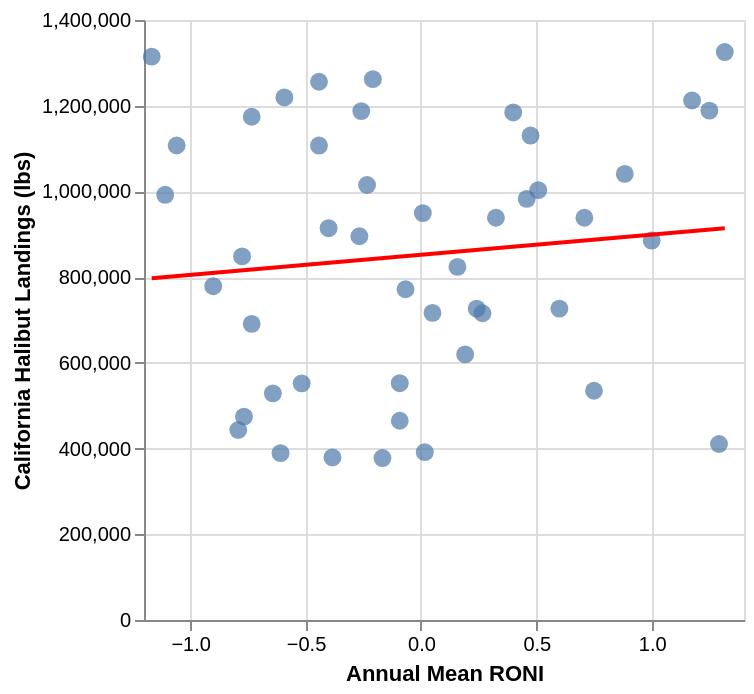

Notebook source saved alongside this figure:
### Markdown cell above
Is there an observable relationship between annual climate conditions (RONI) and annual California halibut landings when no lag is applied?

The scatterplot shows no obvious linear relationship between annual mean RONI and California halibut landings. Years with both high and low landings occur across nearly the full range of RONI values, suggesting that climate conditions alone do not explain annual fishery production.

California halibut require several years to grow before recruiting to the commercial fishery. Therefore, climate conditions during the landing year may not reflect the environmental conditions experienced by the fish entering the fishery. This observation motivates exploration of lagged climate relationships.

### Code cell
points = alt.Chart(halibut_climate).mark_circle(size=80).encode(
    x=alt.X("Annual_RONI:Q", title="Annual Mean RONI"),
    y=alt.Y("Pounds:Q", title="California Halibut Landings (lbs)"),
    tooltip=["Year", "Annual_RONI", "Pounds"]
)

trend = (
    alt.Chart(halibut_climate)
    .transform_regression("Annual_RONI", "Pounds")
    .mark_line(color="red")
    .encode(
        x="Annual_RONI:Q",
        y="Pounds:Q"
    )
)

points + trend

### Figure 1 — Vega-Lite specification as saved in the notebook (floating-point values rounded to 4 significant figures)
{"config": {"view": {"continuousWidth": 300, "continuousHeight": 300}}, "layer": [{"mark": {"type": "circle", "size": 80}, "encoding": {"tooltip": [{"field": "Year", "type": "quantitative"}, {"field": "Annual_RONI", "type": "quantitative"}, {"field": "Pounds", "type": "quantitative"}], "x": {"field": "Annual_RONI", "title": "Annual Mean RONI", "type": "quantitative"}, "y": {"field": "Pounds", "title": "California Halibut Landings (lbs)", "type": "quantitative"}}}, {"mark": {"type": "line", "color": "red"}, "encoding": {"x": {"field": "Annual_RONI", "type": "quantitative"}, "y": {"field": "Pounds", "type": "quantitative"}}, "transform": [{"on": "Annual_RONI", "regression": "Pounds"}]}], "data": {"name": "data-2488f9793a4c3dc810201e9173ba5ee3"}, "$schema": "https://vega.github.io/schema/vega-lite/v6.4.1.json", "datasets": {"data-2488f9793a4c3dc810201e9173ba5ee3": [{"Year": 1980, "Pounds": 726600.0, "Value": 1001000.0, "Annual_RONI": 0.2417}, {"Year": 1981, "Pounds": 1262000.0, "Value": 1874000.0, "Annual_RONI": -0.2083}, {"Year": 1982, "Pounds": 1212000.0, "Value": 1746000.0, "Annual_RONI": 1.175}, {"Year": 1983, "Pounds": 1130000.0, "Value": 1612000.0, "Annual_RONI": 0.475}, {"Year": 1984, "Pounds": 1107000.0, "Value": 1856000.0, "Annual_RONI": -0.4417}, {"Year": 1985, "Pounds": 1256000.0, "Value": 2222000.0, "Annual_RONI": -0.4417}, {"Year": 1986, "Pounds": 1184000.0, "Value": 2295000.0, "Annual_RONI": 0.4}, {"Year": 1987, "Pounds": 1189000.0, "Value": 2522000.0, "Annual_RONI": 1.25}, {"Year": 1988, "Pounds": 1107000.0, "Value": 2375000.0, "Annual_RONI": -1.058}, {"Year": 1989, "Pounds": 1219000.0, "Value": 2642000.0, "Annual_RONI": -0.5917}, {"Year": 1990, "Pounds": 938600.0, "Value": 2122000.0, "Annual_RONI": 0.325}, {"Year": 1991, "Pounds": 1041000.0, "Value": 2466000.0, "Annual_RONI": 0.8833}, {"Year": 1992, "Pounds": 885300.0, "Value": 2067000.0, "Annual_RONI": 1.0}, {"Year": 1993, "Pounds": 726600.0, "Value": 1749000.0, "Annual_RONI": 0.6}, {"Year": 1994, "Pounds": 535000.0, "Value": 1437000.0, "Annual_RONI": 0.75}, {"Year": 1995, "Pounds": 771600.0, "Value": 2110000.0, "Annual_RONI": -0.06667}, {"Year": 1996, "Pounds": 914200.0, "Value": 2428000.0, "Annual_RONI": -0.4}, {"Year": 1997, "Pounds": 1325000.0, "Value": 3263000.0, "Annual_RONI": 1.317}, {"Year": 1998, "Pounds": 1188000.0, "Value": 2751000.0, "Annual_RONI": -0.2583}, {"Year": 1999, "Pounds": 1315000.0, "Value": 3278000.0, "Annual_RONI": -1.167}, {"Year": 2000, "Pounds": 848400.0, "Value": 2446000.0, "Annual_RONI": -0.775}, {"Year": 2001, "Pounds": 895300.0, "Value": 2689000.0, "Annual_RONI": -0.2667}, {"Year": 2002, "Pounds": 938600.0, "Value": 2840000.0, "Annual_RONI": 0.7083}, {"Year": 2003, "Pounds": 824000.0, "Value": 2504000.0, "Annual_RONI": 0.1583}, {"Year": 2004, "Pounds": 1003000.0, "Value": 3114000.0, "Annual_RONI": 0.5083}, {"Year": 2005, "Pounds": 949500.0, "Value": 2983000.0, "Annual_RONI": 0.008333}, {"Year": 2006, "Pounds": 716700.0, "Value": 2718000.0, "Annual_RONI": 0.05}, {"Year": 2007, "Pounds": 389300.0, "Value": 1841000.0, "Annual_RONI": -0.6083}, {"Year": 2008, "Pounds": 474500.0, "Value": 2298000.0, "Annual_RONI": -0.7667}, {"Year": 2009, "Pounds": 619700.0, "Value": 2582000.0, "Annual_RONI": 0.1917}, {"Year": 2010, "Pounds": 528900.0, "Value": 2351000.0, "Annual_RONI": -0.6417}, {"Year": 2011, "Pounds": 443300.0, "Value": 2194000.0, "Annual_RONI": -0.7917}, {"Year": 2012, "Pounds": 377900.0, "Value": 1889000.0, "Annual_RONI": -0.1667}, {"Year": 2013, "Pounds": 379300.0, "Value": 2002000.0, "Annual_RONI": -0.3833}, {"Year": 2014, "Pounds": 391600.0, "Value": 2152000.0, "Annual_RONI": 0.01667}, {"Year": 2015, "Pounds": 410600.0, "Value": 2236000.0, "Annual_RONI": 1.292}, {"Year": 2016, "Pounds": 464800.0, "Value": 2622000.0, "Annual_RONI": -0.09167}, {"Year": 2017, "Pounds": 552200.0, "Value": 3257000.0, "Annual_RONI": -0.5167}, {"Year": 2018, "Pounds": 552600.0, "Value": 3272000.0, "Annual_RONI": -0.09167}, {"Year": 2019, "Pounds": 715700.0, "Value": 3908000.0, "Annual_RONI": 0.2667}, {"Year": 2020, "Pounds": 691000.0, "Value": 3635000.0, "Annual_RONI": -0.7333}, {"Year": 2021, "Pounds": 778900.0, "Value": 4229000.0, "Annual_RONI": -0.9}, {"Year": 2022, "Pounds": 992100.0, "Value": 5467000.0, "Annual_RONI": -1.108}, {"Year": 2023, "Pounds": 982600.0, "Value": 5347000.0, "Annual_RONI": 0.4583}, {"Year": 2024, "Pounds": 1015000.0, "Value": 5757000.0, "Annual_RONI": -0.2333}, {"Year": 2025, "Pounds": 1174000.0, "Value": 6546000.0, "Annual_RONI": -0.7333}]}}
